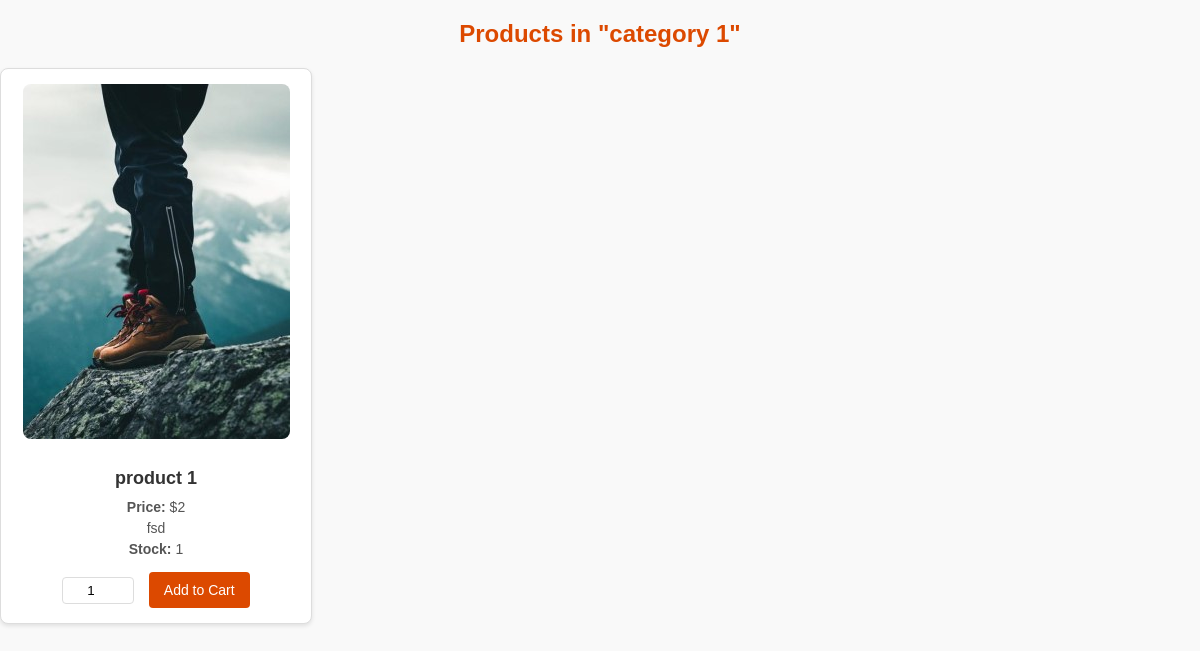
/store/products.php?category_id=1, run on the app's committed database.
### tables this page shows
CREATE TABLE `categories` (
  `category_id` int(11) NOT NULL,
  `name` varchar(100) NOT NULL
);

CREATE TABLE `products` (
  `product_id` int(11) NOT NULL,
  `productName` varchar(60) NOT NULL,
  `productPrice` int(11) NOT NULL,
  `productDesc` varchar(60) NOT NULL,
  `stock` int(11) NOT NULL,
  `image` varchar(255) NOT NULL,
  `category_id` int(11) NOT NULL
);

### store/products.php (the view, shortened to what this page needs)
<?php
include "../connection.php";
$category_id = $_GET['category_id'] ?? null;
$query = "SELECT * FROM products WHERE category_id =".$category_id;
$stmt = $conn->prepare($query);
$stmt->execute();
$result = $stmt->get_result();
$categoryQuery = "SELECT name FROM categories WHERE category_id = ". $category_id;
$categoryStmt = $conn->prepare($categoryQuery);
$categoryStmt->execute();
$categoryResult = $categoryStmt->get_result();
$categoryName = $categoryResult->fetch_assoc()['name'] ?? "Unknown";
?>
<!DOCTYPE html>
<html lang="en">
<head>
    <link rel="stylesheet" href="../css/cart.css">
</head>
<body>
    <section class="cont">
        <div class="container">
            <h1 class="pb-4">Products in "<?php echo htmlspecialchars($categoryName); ?>"</h1>
            <div class="products">
                <?php
                if ($result->num_rows > 0) {
                    while ($row = $result->fetch_assoc()) {
                        echo "
                        <div class='product-card'>
                            <img stlye='width: 100px; height: 100px' src='../img/products/{$row['image']}' alt='{$row['productName']}'>
                            <h2>{$row['productName']}</h2>
                            <p><strong>Price:</strong> \${$row['productPrice']}</p>
                            <p>{$row['productDesc']}</p>
                            <p><strong>Stock:</strong> {$row['stock']}</p>
                            <form method='post' action=''>
                                <input type='hidden' name='product_id' value='{$row['product_id']}'>
                                <input type='hidden' name='product_name' value='{$row['productName']}'>
                                <input type='hidden' name='product_price' value='{$row['productPrice']}'>
                                <input type='number' name='quantity' value='1' min='1' max='{$row['stock']}'>
                                <button type='submit' name='add_to_cart'>Add to Cart</button>
                            </form>
                        </div>";
                    }
                } else {
                    echo "<p>No products found in this category.</p>";
                }
                ?>
            </div>
        </div>
    </section>
</body>
</html>

### css/cart.css (style rules this page uses)
body { font-family: Arial, sans-serif; margin: 0; padding: 0; background-color: #f9f9f9; color: #333; }
h1 { text-align: center; color: #DC4900; margin: 20px 0; }
.product-card, .cart-item { background-color: #fff; border: 1px solid #ddd; border-radius: 8px; box-shadow: 0 2px 4px rgba(0, 0, 0, 0.1); width: 280px; padding: 15px; text-align: center; transition: transform 0.2s ease-in-out; }
.product-card img { max-width: 100%; border-radius: 8px; margin-bottom: 10px; }
.product-card h2, .cart-item h2 { font-size: 18px; margin-bottom: 10px; color: #333; }
.product-card p, .cart-item p { font-size: 14px; margin: 5px 0; color: #555; }
form { margin-top: 15px; }
input[type="number"] { width: 60px; padding: 5px; margin-right: 10px; border: 1px solid #ddd; border-radius: 4px; text-align: center; }
button { background-color: #DC4900; color: #fff; border: none; padding: 10px 15px; border-radius: 4px; cursor: pointer; font-size: 14px; transition: background-color 0.3s ease; }

### data on the page
categories: name "category 1"
products: image (picture), productName "product 1", productPrice "2", productDesc "fsd", stock "1", quantity "1"
